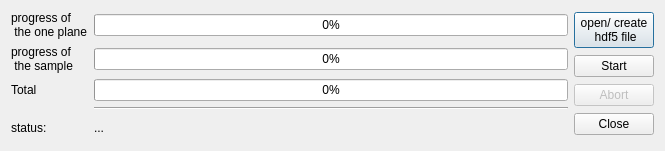
<?xml version="1.0" encoding="UTF-8"?>
<ui version="4.0">
 <class>ExportHdf5</class>
 <widget class="QDialog" name="ExportHdf5">
  <property name="geometry">
   <rect>
    <x>0</x>
    <y>0</y>
    <width>665</width>
    <height>151</height>
   </rect>
  </property>
  <property name="windowTitle">
   <string>export to hdf5</string>
  </property>
  <layout class="QHBoxLayout" name="horizontalLayout">
   <item>
    <layout class="QGridLayout" name="gridLayout">
     <item row="4" column="1">
      <widget class="QLabel" name="statusText">
       <property name="text">
        <string>...</string>
       </property>
      </widget>
     </item>
     <item row="4" column="0">
      <widget class="QLabel" name="label_4">
       <property name="text">
        <string>status:</string>
       </property>
      </widget>
     </item>
     <item row="2" column="1">
      <widget class="QProgressBar" name="progressBar_3">
       <property name="value">
        <number>0</number>
       </property>
      </widget>
     </item>
     <item row="2" column="0">
      <widget class="QLabel" name="label">
       <property name="text">
        <string>Total</string>
       </property>
      </widget>
     </item>
     <item row="0" column="0">
      <widget class="QLabel" name="label_2">
       <property name="text">
        <string>progress of 
 the one plane</string>
       </property>
      </widget>
     </item>
     <item row="1" column="1">
      <widget class="QProgressBar" name="progressBar_2">
       <property name="value">
        <number>0</number>
       </property>
      </widget>
     </item>
     <item row="0" column="1">
      <widget class="QProgressBar" name="progressBar_1">
       <property name="value">
        <number>0</number>
       </property>
      </widget>
     </item>
     <item row="1" column="0">
      <widget class="QLabel" name="label_3">
       <property name="text">
        <string>progress of
 the sample</string>
       </property>
      </widget>
     </item>
     <item row="3" column="1">
      <widget class="Line" name="line">
       <property name="orientation">
        <enum>Qt::Horizontal</enum>
       </property>
      </widget>
     </item>
    </layout>
   </item>
   <item>
    <layout class="QVBoxLayout" name="verticalLayout">
     <item>
      <widget class="QPushButton" name="browseButton">
       <property name="text">
        <string>open/ create
 hdf5 file</string>
       </property>
      </widget>
     </item>
     <item>
      <widget class="QPushButton" name="startButton">
       <property name="text">
        <string>Start</string>
       </property>
      </widget>
     </item>
     <item>
      <widget class="QPushButton" name="abortButton">
       <property name="enabled">
        <bool>false</bool>
       </property>
       <property name="text">
        <string notr="true">Abort</string>
       </property>
      </widget>
     </item>
     <item>
      <widget class="QPushButton" name="closeButton">
       <property name="enabled">
        <bool>true</bool>
       </property>
       <property name="text">
        <string>Close</string>
       </property>
      </widget>
     </item>
    </layout>
   </item>
  </layout>
 </widget>
 <resources/>
 <connections>
  <connection>
   <sender>closeButton</sender>
   <signal>pressed()</signal>
   <receiver>ExportHdf5</receiver>
   <slot>reject()</slot>
   <hints>
    <hint type="sourcelabel">
     <x>546</x>
     <y>128</y>
    </hint>
    <hint type="destinationlabel">
     <x>454</x>
     <y>-20</y>
    </hint>
   </hints>
  </connection>
 </connections>
</ui>
